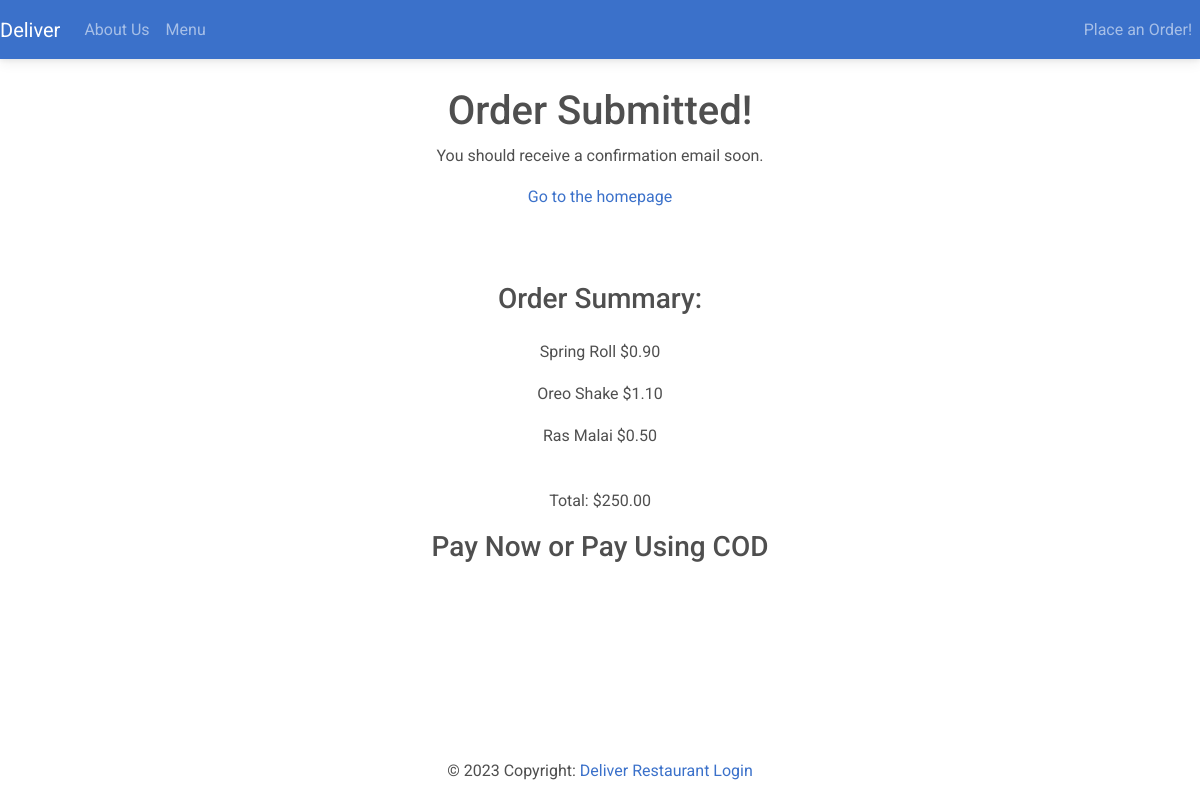
The page /order-confirmation/2 on the database its author committed.
### customer/models.py (models this page shows, shortened)
class MenuItem(models.Model):
    name = models.CharField(max_length=100)
    description = models.TextField()
    image = models.ImageField(upload_to='menu_images/')
    price = models.DecimalField(max_digits=5, decimal_places=2)
    category = models.ManyToManyField('Category', related_name='item')

class OrderModel(models.Model):
    created_on = models.DateTimeField(auto_now_add=True)
    price = models.DecimalField(max_digits=7, decimal_places=2)
    items = models.ManyToManyField(
        'MenuItem', related_name='order', blank=True)
    name=models.CharField(max_length=50,blank=True)
    email=models.CharField(max_length=50,blank=True)
    street=models.CharField(max_length=50,blank=True)
    city=models.CharField(max_length=50,blank=True)
    state=models.CharField(max_length=15,blank=True)
    zip_code=models.IntegerField(blank=True,null=True)
    is_paid=models.BooleanField(default=False)
    is_shipped=models.BooleanField(default=False)

### customer/views.py (the view, shortened to what this page needs)
# urls.py: path('order-confirmation/<int:pk>',OrderConfirmation.as_view(),
class OrderConfirmation(View):
    def get(self,request,pk,*args,**kwargs):
        order=OrderModel.objects.get(pk=pk)
        context={
            'pk':order.pk,
            'items':order.items,
            'price':order.price,
        }
        return render(request, 'customer/order_confirmation.html', context)

### customer/templates/customer/order_confirmation.html (shortened to what this page needs)
{% extends 'customer/base.html' %}
{% block content %}
<div class="container mb-5">
    <div class="row justify-content-center mt-1">
        <div class="col-md-5 col-sm-12 p-4 text-center">
            <h1>Order Submitted!</h1>
            <p>You should receive a confirmation email soon.</p>
            <a href="{% url 'index' %}">Go to the homepage</a>
        </div>
    </div>
    <div class="row justify-content-center mt-5">
        <div class="col-md-5 col-sm-12 text-center">
            <h3 class="pb-3">Order Summary:</h3>
            {% for item in items.all %}
                <p>{{ item.name }} <span class="pl-3">${{ item.price }}</span></p>
            {% endfor %}
            <p class="font-weight-bold pt-4">Total: ${{ price }}</p>
        </div>
    </div>
    <div class="row justify-content-center">
        <div class="col-md-6 text-center">
            <h3>Pay Now or Pay Using COD</h3>
        </div>
    </div>
</div>
{% endblock content %}

### rows shown on the page
MenuItem: name "Spring Roll", price "0.90"
MenuItem: name "Oreo Shake", price "1.10"
MenuItem: name "Ras Malai", price "0.50"
OrderModel: price "250.00"
